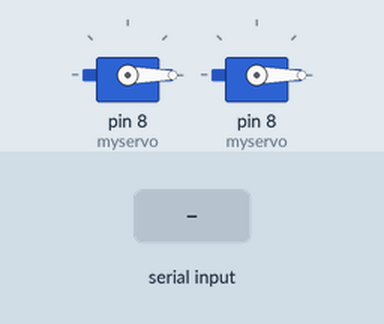
Recording of a sketch running on a simulated Arduino Uno, built with avr-gcc and run on an emulated ATmega328P. Parts: 2 × servo. The test bench sets the inputs (shaded band).

Above: at 3.2 s.
3.3 s: "L" received over Serial
At 4.5 s:
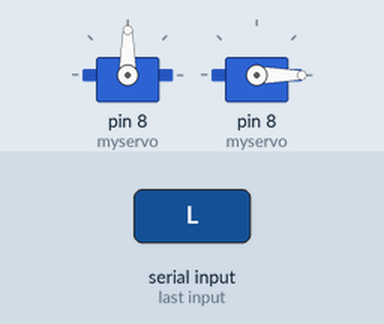
4.8 s: "U" received over Serial
At 5.7 s:
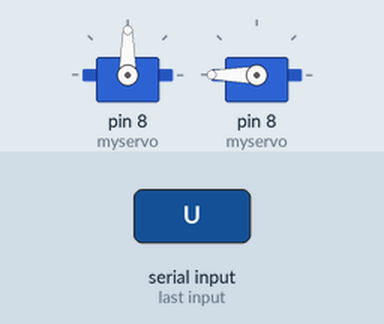
6.3 s: "H" received over Serial
At 6.9 s:
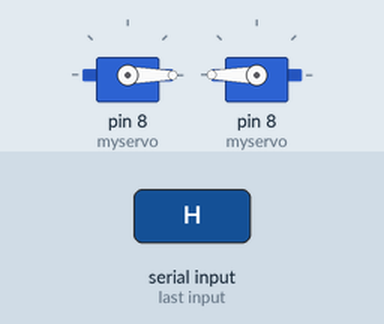
7.8 s: "D" received over Serial
At 9.2 s:
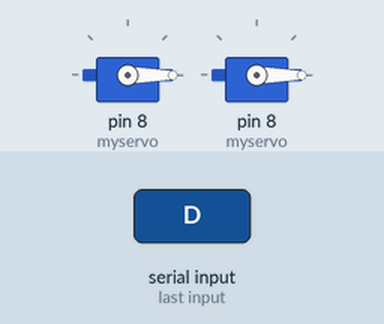
Timing chart, 0 to 10.3 s (numbered marks = the images above; inputs shaded):
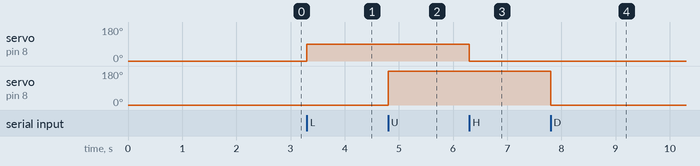

Measured:
- after the input at 3.3 s, servo on pin 8 (myservo): 0° → 90° at once
- after the input at 4.8 s, servo on pin 8 (myservo): 0° → 180° at once
- after the input at 6.3 s, servo on pin 8 (myservo): 90° → 0° at once
- after the input at 7.8 s, servo on pin 8 (myservo): 180° → 0° at once

The sketch:

masterarm.ino
```cpp
#include <Servo.h>

Servo myservo;
Servo myservo2;
void setup(){
  Serial.begin(9600);
  myservo.attach(8);
  myservo.write(0);
  myservo2.attach(8);
  myservo2.write(0);
  delay(2000);
}


void loop(){
  if(Serial.available()){
    char entrada = Serial.read();
    switch(entrada){
    case 'L':
      turnLeft();
      break;
    case 'H':
      turnHigth();
      break;
    case 'U':
      turnUP();
      break;
    case 'D':
      turnDOWN();
      break;
    }
  }
}


void turnLeft(){
  myservo.write(90);
  delay(1000);
}

void turnUP(){
  myservo2.write(180);
  delay(1000);
}


void turnDOWN(){
  myservo2.write(0);
  delay(1000);
}

void turnHigth(){
  myservo.write(0);
  delay(1000);
}
```
